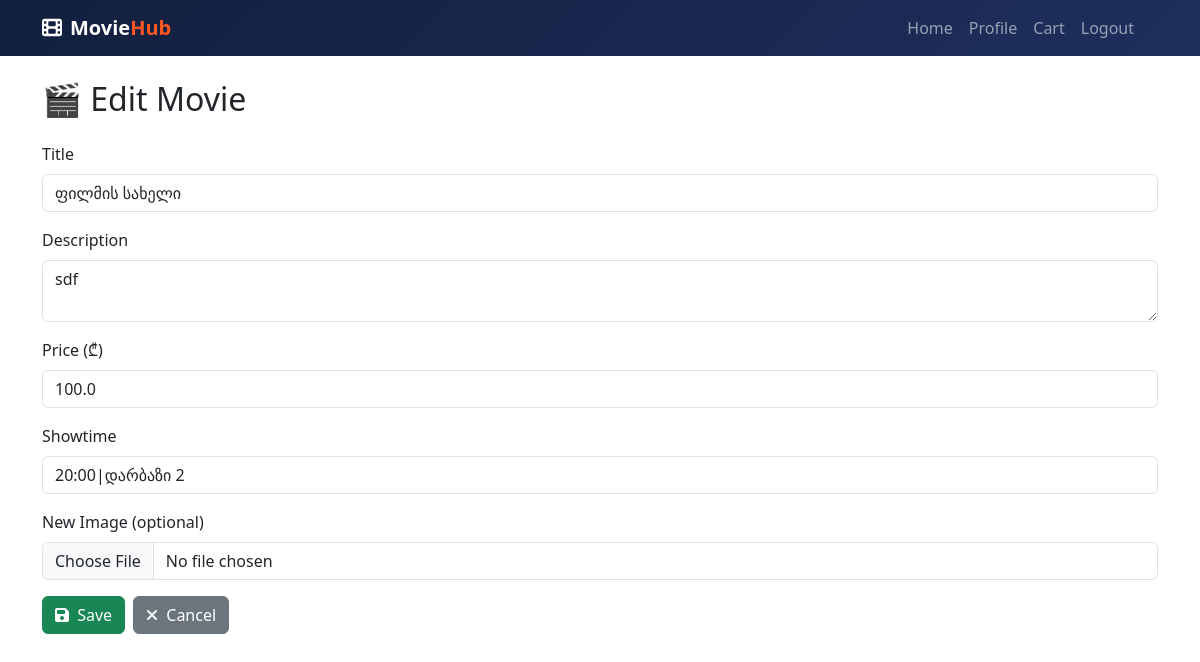
/edit_movie/1 (signed in), run on an earlier commit of the app's database.
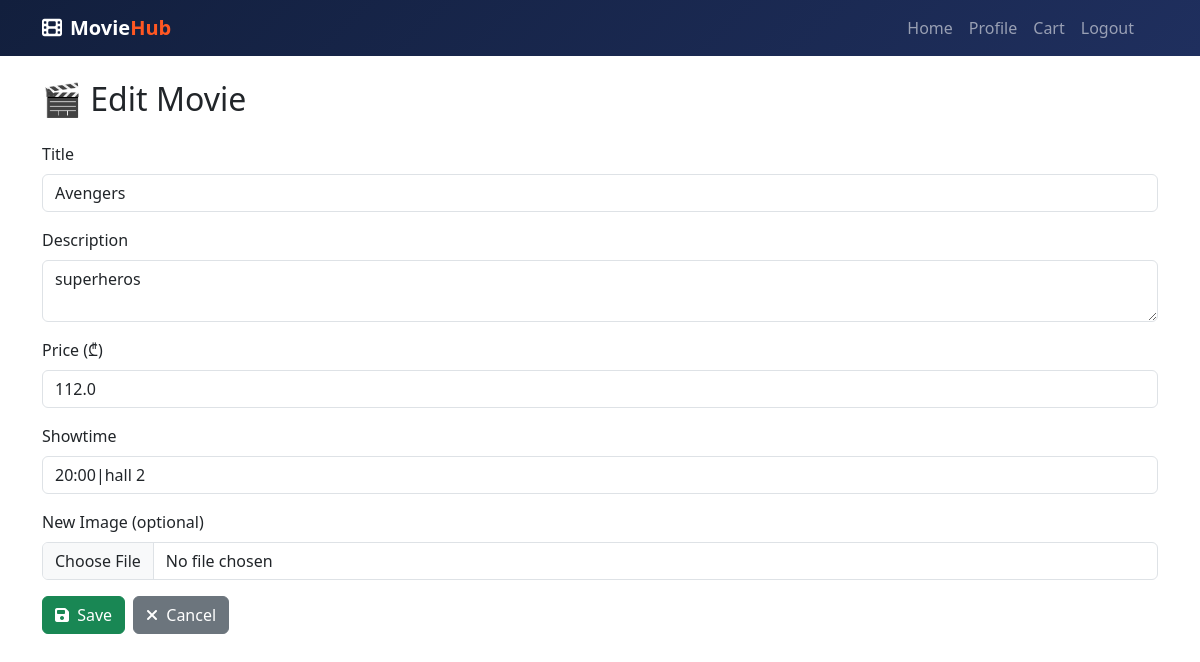
And on a later commit of the database.
### app.py (models this page shows)
class Movie(db.Model):
    id = db.Column(db.Integer, primary_key=True)
    title = db.Column(db.String(100))
    description = db.Column(db.Text)
    price = db.Column(db.Float)
    showtime = db.Column(db.String(100))
    image = db.Column(db.String(100), default="default_movie.png")
    available = db.Column(db.Boolean, default=True)

### app.py (the view, shortened to what this page needs)
@app.route("/edit_movie/<int:movie_id>", methods=["GET", "POST"])
@login_required
def edit_movie(movie_id):
    if current_user.role == "user":
        return "დაშვება მხოლოდ ადმინებისთვის", 403
    movie = Movie.query.get_or_404(movie_id)
    return render_template("edit_movie.html", movie=movie)

### app.py (called while the page is built)
@login_manager.user_loader
def load_user(user_id):
    return User.query.get(int(user_id))

### templates/edit_movie.html (shortened to what this page needs)
{% extends 'base.html' %}
{% block content %}
<div class="container mt-4">
    <h2 class="mb-4">🎬 Edit Movie</h2>
    <form method="POST" enctype="multipart/form-data">
        <div class="mb-3">
            <label class="form-label">Title</label>
            <input type="text" name="title" class="form-control" value="{{ movie.title }}" required>
        </div>
        <div class="mb-3">
            <label class="form-label">Description</label>
            <textarea name="description" class="form-control" required>{{ movie.description }}</textarea>
        </div>
        <div class="mb-3">
            <label class="form-label">Price (₾)</label>
            <input type="number" name="price" step="0.01" class="form-control" value="{{ movie.price }}" required>
        </div>
        <div class="mb-3">
            <label class="form-label">Showtime</label>
            <input type="text" name="showtime" class="form-control" value="{{ movie.showtime }}" required>
        </div>
        <div class="mb-3">
            <label class="form-label">New Image (optional)</label>
            <input type="file" name="image" class="form-control">
        </div>
        <div class="d-flex gap-2">
            <button type="submit" class="btn btn-success">
                <i class="fa-solid fa-floppy-disk me-1"></i> Save
            </button>
            <a href="{{ url_for('admin_panel') }}" class="btn btn-secondary">
                <i class="fa-solid fa-xmark me-1"></i> Cancel
            </a>
        </div>
    </form>
</div>
{% endblock %}

What changed in the data, as far as the page shows it:
changed Movie: title "ფილმის სახელი" → "Avengers"; description "sdf" → "superheros"; price "100.0" → "112.0"; showtime "20:00|დარბაზი 2" → "20:00|hall 2"
